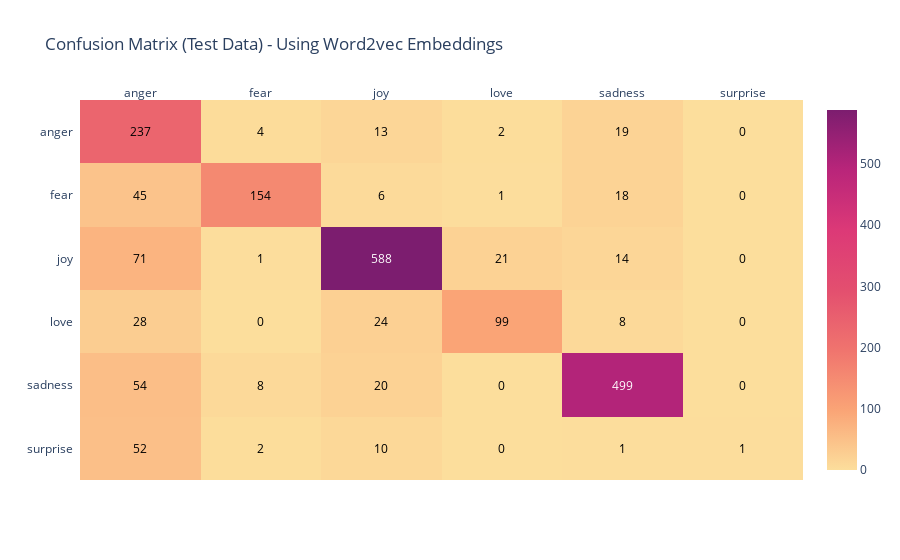

Source (notebook cell):
### Code cell
fig = ff.create_annotated_heatmap(z, 
                                  x = x,
                                  y = x[::-1], # same labels
                                  annotation_text=z_text, 
                                  colorscale='sunsetdark',
                                  showscale = True
                                 )

fig.update_layout(title_text = "Confusion Matrix (Test Data) - Using Word2vec Embeddings | Monitor Val_Recall")
fig.show()

### Figure 1 — Plotly figure (JSON) as saved in the notebook; plotly's stock layout.template omitted (floating-point values rounded to 4 significant figures)
{"data": [{"colorscale": [[0, "rgb(252, 222, 156)"], [0.1667, "rgb(250, 164, 118)"], [0.3333, "rgb(240, 116, 110)"], [0.5, "rgb(227, 79, 111)"], [0.6667, "rgb(220, 57, 119)"], [0.8333, "rgb(185, 37, 122)"], [1, "rgb(124, 29, 111)"]], "reversescale": false, "showscale": true, "type": "heatmap", "x": ["anger", "fear", "joy", "love", "sadness", "surprise"], "y": ["surprise", "sadness", "love", "joy", "fear", "anger"], "z": [[52, 2, 10, 0, 1, 1], [54, 8, 20, 0, 499, 0], [28, 0, 24, 99, 8, 0], [71, 1, 588, 21, 14, 0], [45, 154, 6, 1, 18, 0], [237, 4, 13, 2, 19, 0]]}], "layout": {"annotations": [{"font": {"color": "#000000"}, "showarrow": false, "text": "52", "x": "anger", "xref": "x", "y": "surprise", "yref": "y"}, {"font": {"color": "#000000"}, "showarrow": false, "text": "2", "x": "fear", "xref": "x", "y": "surprise", "yref": "y"}, {"font": {"color": "#000000"}, "showarrow": false, "text": "10", "x": "joy", "xref": "x", "y": "surprise", "yref": "y"}, {"font": {"color": "#000000"}, "showarrow": false, "text": "0", "x": "love", "xref": "x", "y": "surprise", "yref": "y"}, {"font": {"color": "#000000"}, "showarrow": false, "text": "1", "x": "sadness", "xref": "x", "y": "surprise", "yref": "y"}, {"font": {"color": "#000000"}, "showarrow": false, "text": "1", "x": "surprise", "xref": "x", "y": "surprise", "yref": "y"}, {"font": {"color": "#000000"}, "showarrow": false, "text": "54", "x": "anger", "xref": "x", "y": "sadness", "yref": "y"}, {"font": {"color": "#000000"}, "showarrow": false, "text": "8", "x": "fear", "xref": "x", "y": "sadness", "yref": "y"}, {"font": {"color": "#000000"}, "showarrow": false, "text": "20", "x": "joy", "xref": "x", "y": "sadness", "yref": "y"}, {"font": {"color": "#000000"}, "showarrow": false, "text": "0", "x": "love", "xref": "x", "y": "sadness", "yref": "y"}, {"font": {"color": "#FFFFFF"}, "showarrow": false, "text": "499", "x": "sadness", "xref": "x", "y": "sadness", "yref": "y"}, {"font": {"color": "#000000"}, "showarrow": false, "text": "0", "x": "surprise", "xref": "x", "y": "sadness", "yref": "y"}, {"font": {"color": "#000000"}, "showarrow": false, "text": "28", "x": "anger", "xref": "x", "y": "love", "yref": "y"}, {"font": {"color": "#000000"}, "showarrow": false, "text": "0", "x": "fear", "xref": "x", "y": "love", "yref": "y"}, {"font": {"color": "#000000"}, "showarrow": false, "text": "24", "x": "joy", "xref": "x", "y": "love", "yref": "y"}, {"font": {"color": "#000000"}, "showarrow": false, "text": "99", "x": "love", "xref": "x", "y": "love", "yref": "y"}, {"font": {"color": "#000000"}, "showarrow": false, "text": "8", "x": "sadness", "xref": "x", "y": "love", "yref": "y"}, {"font": {"color": "#000000"}, "showarrow": false, "text": "0", "x": "surprise", "xref": "x", "y": "love", "yref": "y"}, {"font": {"color": "#000000"}, "showarrow": false, "text": "71", "x": "anger", "xref": "x", "y": "joy", "yref": "y"}, {"font": {"color": "#000000"}, "showarrow": false, "text": "1", "x": "fear", "xref": "x", "y": "joy", "yref": "y"}, {"font": {"color": "#FFFFFF"}, "showarrow": false, "text": "588", "x": "joy", "xref": "x", "y": "joy", "yref": "y"}, {"font": {"color": "#000000"}, "showarrow": false, "text": "21", "x": "love", "xref": "x", "y": "joy", "yref": "y"}, {"font": {"color": "#000000"}, "showarrow": false, "text": "14", "x": "sadness", "xref": "x", "y": "joy", "yref": "y"}, {"font": {"color": "#000000"}, "showarrow": false, "text": "0", "x": "surprise", "xref": "x", "y": "joy", "yref": "y"}, {"font": {"color": "#000000"}, "showarrow": false, "text": "45", "x": "anger", "xref": "x", "y": "fear", "yref": "y"}, {"font": {"color": "#000000"}, "showarrow": false, "text": "154", "x": "fear", "xref": "x", "y": "fear", "yref": "y"}, {"font": {"color": "#000000"}, "showarrow": false, "text": "6", "x": "joy", "xref": "x", "y": "fear", "yref": "y"}, {"font": {"color": "#000000"}, "showarrow": false, "text": "1", "x": "love", "xref": "x", "y": "fear", "yref": "y"}, {"font": {"color": "#000000"}, "showarrow": false, "text": "18", "x": "sadness", "xref": "x", "y": "fear", "yref": "y"}, {"font": {"color": "#000000"}, "showarrow": false, "text": "0", "x": "surprise", "xref": "x", "y": "fear", "yref": "y"}, {"font": {"color": "#000000"}, "showarrow": false, "text": "237", "x": "anger", "xref": "x", "y": "anger", "yref": "y"}, {"font": {"color": "#000000"}, "showarrow": false, "text": "4", "x": "fear", "xref": "x", "y": "anger", "yref": "y"}, {"font": {"color": "#000000"}, "showarrow": false, "text": "13", "x": "joy", "xref": "x", "y": "anger", "yref": "y"}, {"font": {"color": "#000000"}, "showarrow": false, "text": "2", "x": "love", "xref": "x", "y": "anger", "yref": "y"}, {"font": {"color": "#000000"}, "showarrow": false, "text": "19", "x": "sadness", "xref": "x", "y": "anger", "yref": "y"}, {"font": {"color": "#000000"}, "showarrow": false, "text": "0", "x": "surprise", "xref": "x", "y": "anger", "yref": "y"}], "title": {"text": "Confusion Matrix (Test Data) - Using Word2vec Embeddings"}, "xaxis": {"dtick": 1, "gridcolor": "rgb(0, 0, 0)", "side": "top", "ticks": ""}, "yaxis": {"dtick": 1, "ticks": "", "ticksuffix": "  "}}}
